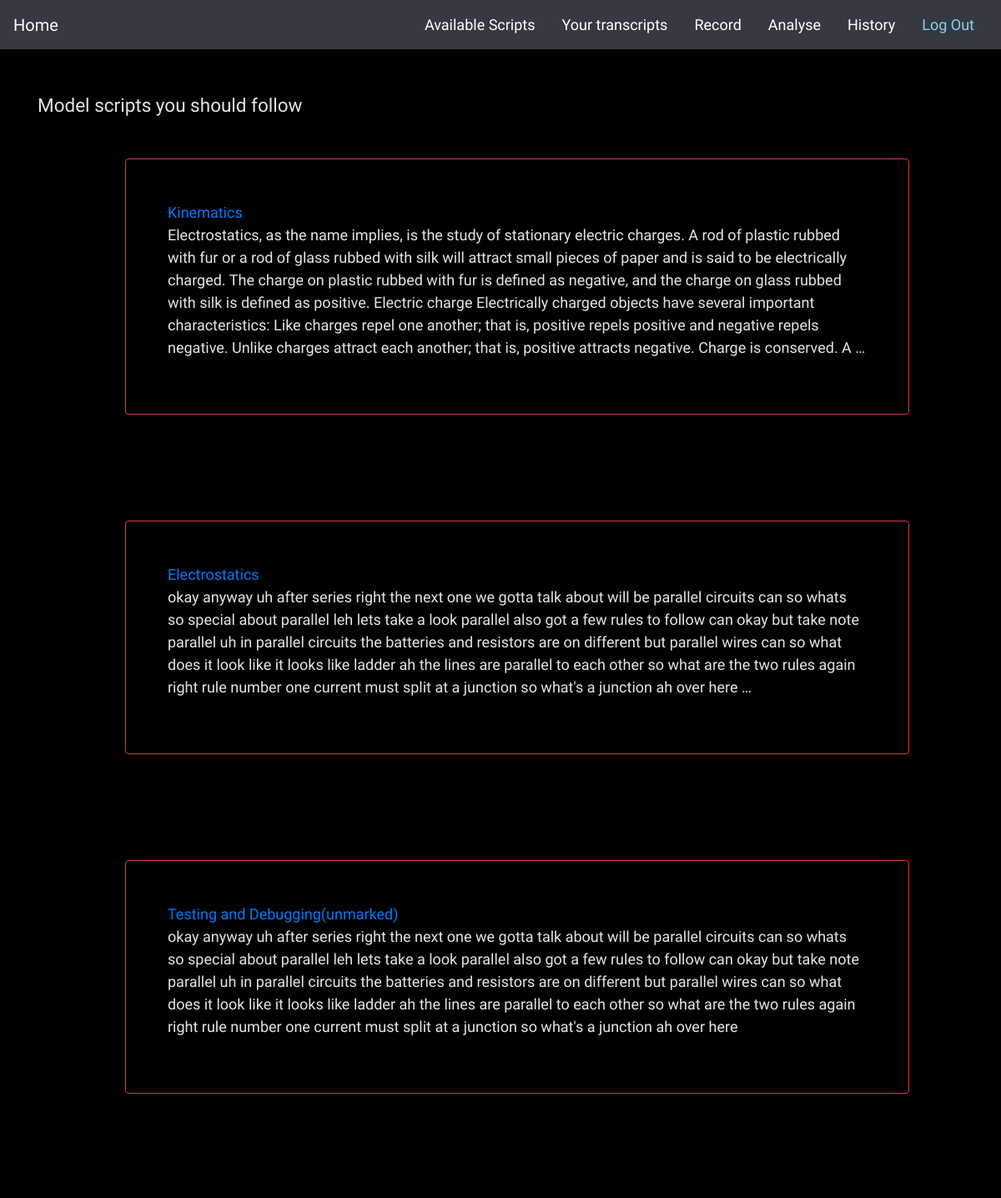
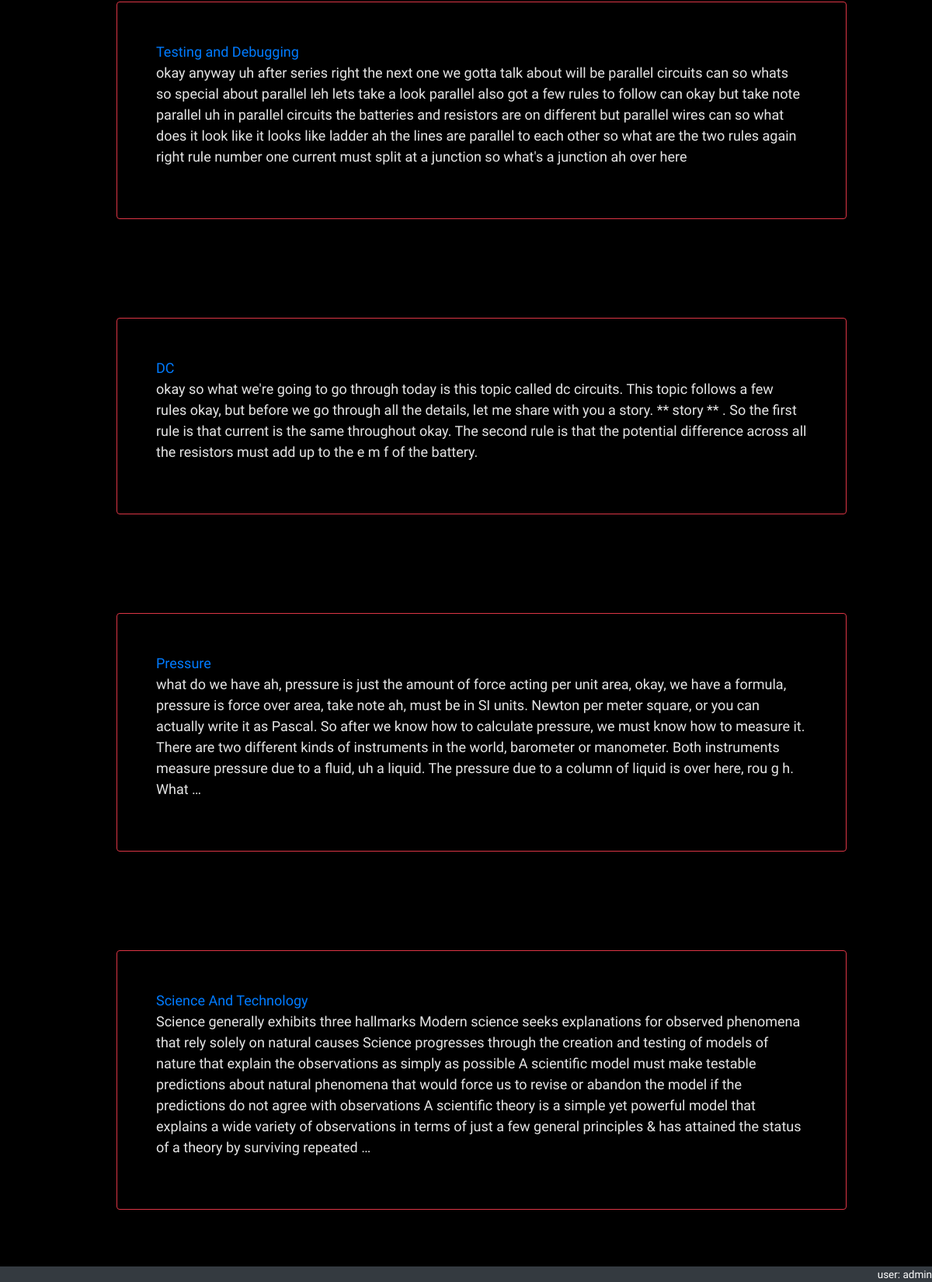
Page /lessons/script (signed in) on the committed database (2 pictures, top to bottom).
### lessons/models.py (models this page shows, shortened)
class Script(models.Model):
    topic = models.ForeignKey(Topic, on_delete=models.CASCADE, null=True)   # todo onetoonefield
    text = models.TextField()
    _flags = models.TextField(blank=True)
    def __str__(self):
        return self.topic.name
    def get_absolute_url(self):
        return reverse('script_analysis', args=[str(self.pk)])
    @property
    def flags(self):
        val = self._flags.strip('][').split(', ')
        return val

class Topic(models.Model):
    name = models.CharField(max_length=50)

class CustomUser(AbstractUser):
    pass

### lessons/views.py (the view)
# urls.py: path('script', views.ScriptListView.as_view(), name='script_list'),
class ScriptListView(LoginRequiredMixin, generic.ListView):
    model = Script
    template_name = 'script_list.html'
    def get_context_data(self, **kwargs):
        context = super().get_context_data(**kwargs)
        user = self.request.user if self.request.user.is_authenticated else None
        context['user'] = user
        return context

### lessons/templates/script_list.html (shortened to what this page needs)
{% extends 'base_generic.html' %}
{% load static %}
{% block content %}
<br>
<br>
<div class="container">
    <h1 class="lead" style="font-size: 1.25em;"> Model scripts you should follow</h1>
    <div class="container">
        <ul>
            {% for script in script_list %}
                    <div id="script-border" class="border border-danger rounded">
                        <a href="{{ script.get_absolute_url }}">{{script}}</a>
                        <p>{{script.text|truncatewords:100}}</p>
                    </div>
                <br>
            {% endfor %}
        </ul>
    </div>
</div>
{% endblock %}

### lessons/templates/base_generic.html (shortened to what this page needs)
<!DOCTYPE html>
{% load static %}
<html lang="en">
<head>
    <link rel="stylesheet" href="https://stackpath.bootstrapcdn.com/bootstrap/4.5.0/css/bootstrap.min.css">
    <link rel="stylesheet" href="{% static 'css/master.css' %}">
</head>
<body data-spy="scroll" data-target="#navbar">
<nav id="navbar" class="navbar sticky-top navbar-dark bg-dark">
    <a class="navbar-brand" href="{% url 'index' %}">Home</a>
    <ul class="nav nav-pills">
        <li class="nav-item">
            <a class="nav-link" style="color: white;" href="{% url 'script_list' %}">Available Scripts</a>
        </li>
        <li class="nav-item active">
            <a class="nav-link" style="color: white;" href="{% url 'transcript_list' %}">Your transcripts</a>
        </li>
        <li class="nav-item">
            <a class="nav-link" style="color: white;" href="{% url 'record' %}">Record</a>
        </li>
        <li class="nav-item">
            <a class="nav-link" style="color: white;" href="{% url 'analyse' %}">Analyse</a>
        </li>
        <li class="nav-item">
            <a class="nav-link" style="color: white;" href="{% url 'analyse_list' %}">History</a>
        </li>
        <li>
            <a class="nav-link" style="color: #89CFF0;" href="{% url 'logout' %}">Log Out</a>
        </li>
    </ul>
</nav>
{% block content %}
{% endblock %}
<div id="footer" style="
        position: fixed;
        bottom:0px;
        left: 0;
        right: 0;
        height: 1.5em;
        text-align: right;
        background-color: #343a40;
        color: white;
        font-size: 0.75em;">
    <p>user: {{user}}</p>
</div>
</body>
</html>

### lessons/templates/script_list.html (style rules this page uses)
#script-border { margin: 50px; padding: 50px; }

### lessons/templates/base_generic.html (style rules this page uses)
body { background-color: black; color: #E5E5E5; font-family: 'Abel', sans-serif; font-size: large; }

### rows in the picture
Script: topic.name "Kinematics", text "Electrostatics, as the name implies, is the study of stationary electric charges. A rod of plastic rubbed with fur or a rod of glass rubbed with silk will attract small pieces of paper and is said to be electrically charged. The charge on plastic rubbed with fur is defined as negative, and the charge on glass rubbed with silk is defined as positive. Electric charge Electrically charged objects have several important characteristics: Like charges repel one another; that is, positive repels positive and negative repels negative. Unlike charges attract each another; that is, positive attracts negative. Charge is conserved. A …"
Script: topic.name "Electrostatics", text "okay anyway uh after series right the next one we gotta talk about will be parallel circuits can so whats so special about parallel leh lets take a look parallel also got a few rules to follow can okay but take note parallel uh in parallel circuits the batteries and resistors are on different but parallel wires can so what does it look like it looks like ladder ah the lines are parallel to each other so what are the two rules again right rule number one current must split at a junction so what's a junction ah over here …"
Script: topic.name "Testing and Debugging(unmarked)", text "okay anyway uh after series right the next one we gotta talk about will be parallel circuits can so whats so special about parallel leh lets take a look parallel also got a few rules to follow can okay but take note parallel uh in parallel circuits the batteries and resistors are on different but parallel wires can so what does it look like it looks like ladder ah the lines are parallel to each other so what are the two rules again right rule number one current must split at a junction so what's a junction ah over here"
Script: topic.name "Testing and Debugging", text "okay anyway uh after series right the next one we gotta talk about will be parallel circuits can so whats so special about parallel leh lets take a look parallel also got a few rules to follow can okay but take note parallel uh in parallel circuits the batteries and resistors are on different but parallel wires can so what does it look like it looks like ladder ah the lines are parallel to each other so what are the two rules again right rule number one current must split at a junction so what's a junction ah over here"
Script: topic.name "DC", text "okay so what we're going to go through today is this topic called dc circuits. This topic follows a few rules okay, but before we go through all the details, let me share with you a story. ** story ** . So the first rule is that current is the same throughout okay. The second rule is that the potential difference across all the resistors must add up to the e m f of the battery."
Script: topic.name "Pressure", text "what do we have ah, pressure is just the amount of force acting per unit area, okay, we have a formula, pressure is force over area, take note ah, must be in SI units. Newton per meter square, or you can actually write it as Pascal. So after we know how to calculate pressure, we must know how to measure it. There are two different kinds of instruments in the world, barometer or manometer. Both instruments measure pressure due to a fluid, uh a liquid. The pressure due to a column of liquid is over here, rou g h. What …"
Script: topic.name "Science And Technology", text "Science generally exhibits three hallmarks Modern science seeks explanations for observed phenomena that rely solely on natural causes Science progresses through the creation and testing of models of nature that explain the observations as simply as possible A scientific model must make testable predictions about natural phenomena that would force us to revise or abandon the model if the predictions do not agree with observations A scientific theory is a simple yet powerful model that explains a wide variety of observations in terms of just a few general principles & has attained the status of a theory by surviving repeated …"
CustomUser: username "admin"
